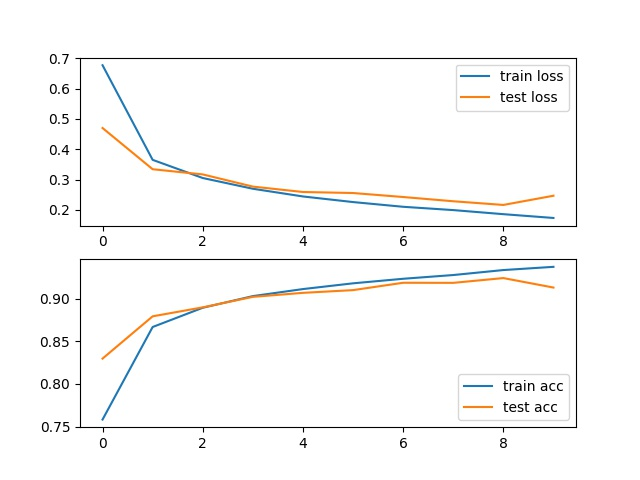

The script that saved this image:
#!/usr/bin/env python
# coding: utf-8

# In[ ]:


from __future__ import print_function
import torch
import time
import torch.nn as nn
import torch.nn.functional as F
import torchvision
import torchvision.transforms as transforms
from torch import optim
from torch.autograd import Variable
from torch.utils.data import DataLoader
from torchvision.transforms import ToPILImage
show=ToPILImage()
import numpy as np
import matplotlib.pyplot as plt

batchSize=16
 
##load data
transform = transforms.Compose([transforms.Resize(96),transforms.ToTensor(),transforms.Normalize((0.5), (0.5))])

trainset = torchvision.datasets.FashionMNIST(root='./data', train=True, download=True, transform=transform)
nb_train = int(0.8 * len(trainset))
nb_valid = int(0.2 * len(trainset))

trainset, validset = torch.utils.data.dataset.random_split(trainset, [nb_train, nb_valid])

trainloader = torch.utils.data.DataLoader(trainset, batch_size=batchSize, shuffle=True, num_workers=0)
validloader = torch.utils.data.DataLoader(trainset, batch_size=batchSize, shuffle=True)
 
testset = torchvision.datasets.FashionMNIST(root='./data', train=False, download=True, transform=transform)
testloader = torch.utils.data.DataLoader(testset, batch_size=batchSize, shuffle=False, num_workers=0)
 
classes = ('plane', 'car', 'bird', 'cat', 'deer', 'dog', 'frog', 'horse', 'ship', 'truck')
 
def imshow(img):
    img = img / 2 + 0.5
    npimg = img.numpy()
    plt.imshow(np.transpose(npimg, (1, 2, 0)))

####network
class Inception(nn.Module):
    def __init__(self, input_channels, n1x1, n3x3_reduce, n3x3, n5x5_reduce, n5x5, pool_proj):
        super().__init__()
 
        #1x1conv branch
        self.b1 = nn.Sequential(
            nn.Conv2d(input_channels, n1x1, kernel_size=1),
            nn.BatchNorm2d(n1x1),
            nn.ReLU(inplace=True)
        )
 
        #1x1conv -> 3x3conv branch
        self.b2 = nn.Sequential(
            nn.Conv2d(input_channels, n3x3_reduce, kernel_size=1),
            nn.BatchNorm2d(n3x3_reduce),
            nn.ReLU(inplace=True),
            nn.Conv2d(n3x3_reduce, n3x3, kernel_size=3, padding=1),
            nn.BatchNorm2d(n3x3),
            nn.ReLU(inplace=True)
        )
 
        #1x1conv -> 5x5conv branch
        #we use 2 3x3 conv filters stacked instead
        #of 1 5x5 filters to obtain the same receptive
        #field with fewer parameters
        self.b3 = nn.Sequential(
            nn.Conv2d(input_channels, n5x5_reduce, kernel_size=1),
            nn.BatchNorm2d(n5x5_reduce),
            nn.ReLU(inplace=True),
            nn.Conv2d(n5x5_reduce, n5x5, kernel_size=3, padding=1),
            nn.BatchNorm2d(n5x5, n5x5),
            nn.ReLU(inplace=True),
            nn.Conv2d(n5x5, n5x5, kernel_size=3, padding=1),
            nn.BatchNorm2d(n5x5),
            nn.ReLU(inplace=True)
        )
 
        #3x3pooling -> 1x1conv
        #same conv
        self.b4 = nn.Sequential(
            nn.MaxPool2d(3, stride=1, padding=1),
            nn.Conv2d(input_channels, pool_proj, kernel_size=1),
            nn.BatchNorm2d(pool_proj),
            nn.ReLU(inplace=True)
        )
 
    def forward(self, x):
        return torch.cat([self.b1(x), self.b2(x), self.b3(x), self.b4(x)], dim=1)

class GoogleNet(nn.Module):
 
    def __init__(self, num_class=10):
        super().__init__()
        self.prelayer = nn.Sequential(
            nn.Conv2d(1, 64, kernel_size=3, padding=1, bias=False),
            nn.BatchNorm2d(64),
            nn.ReLU(inplace=True),
            nn.Conv2d(64, 64, kernel_size=3, padding=1, bias=False),
            nn.BatchNorm2d(64),
            nn.ReLU(inplace=True),
            nn.Conv2d(64, 192, kernel_size=3, padding=1, bias=False),
            nn.BatchNorm2d(192),
            nn.ReLU(inplace=True),
        )
 
        #although we only use 1 conv layer as prelayer,
        #we still use name a3, b3.......
        self.a3 = Inception(192, 64, 96, 128, 16, 32, 32)
        self.b3 = Inception(256, 128, 128, 192, 32, 96, 64)
 
        ##"""In general, an Inception network is a network consisting of
        ##modules of the above type stacked upon each other, with occasional
        ##max-pooling layers with stride 2 to halve the resolution of the
        ##grid"""
        self.maxpool = nn.MaxPool2d(3, stride=2, padding=1)
 
        self.a4 = Inception(480, 192, 96, 208, 16, 48, 64)
        self.b4 = Inception(512, 160, 112, 224, 24, 64, 64)
        self.c4 = Inception(512, 128, 128, 256, 24, 64, 64)
        self.d4 = Inception(512, 112, 144, 288, 32, 64, 64)
        self.e4 = Inception(528, 256, 160, 320, 32, 128, 128)
 
        self.a5 = Inception(832, 256, 160, 320, 32, 128, 128)
        self.b5 = Inception(832, 384, 192, 384, 48, 128, 128)
 
        #input feature size: 8*8*1024
        self.avgpool = nn.AdaptiveAvgPool2d((1, 1))
        self.dropout = nn.Dropout2d(p=0.4)
        self.linear = nn.Linear(1024, num_class)
 
    def forward(self, x):
        x = self.prelayer(x)
        x = self.maxpool(x)
        x = self.a3(x)
        x = self.b3(x)
 
        x = self.maxpool(x)
 
        x = self.a4(x)
        x = self.b4(x)
        x = self.c4(x)
        x = self.d4(x)
        x = self.e4(x)
 
        x = self.maxpool(x)
 
        x = self.a5(x)
        x = self.b5(x)
 
        #"""It was found that a move from fully connected layers to
        #average pooling improved the top-1 accuracy by about 0.6%,
        #however the use of dropout remained essential even after
        #removing the fully connected layers."""
        x = self.avgpool(x)
        x = self.dropout(x)
        x = x.view(x.size()[0], -1)
        x = self.linear(x)
 
        return x

    
net = GoogleNet(10).cuda()
print (net)
criterion=nn.CrossEntropyLoss()
optimizer=optim.SGD(net.parameters(),lr=0.05,momentum=0.9) 

#train
train_losses = []
train_accs = []
test_losses = []
test_accs = []

epochs = 10
for epoch in range(epochs):
    #学習ループ
    running_loss = 0.0
    running_acc = 0.0
    for inputs, labels in trainloader:
        inputs = inputs.cuda()
        labels = labels.cuda()
        optimizer.zero_grad()
        output = net(inputs)
        loss = criterion(output, labels)
        loss.backward()
        running_loss += loss.item()
        pred = torch.argmax(output, dim=1)
        running_acc += torch.sum(pred == labels)
        optimizer.step()

    running_loss /= len(trainloader)
    running_acc = float(running_acc / len(trainloader.dataset))
    train_losses.append(running_loss)
    train_accs.append(running_acc)

    test_loss = 0.0
    test_acc = 0.0
    for inputs, labels in testloader:
        inputs = inputs.cuda()
        labels = labels.cuda()
        output = net(inputs)
        loss = criterion(output, labels)
        test_loss += loss.item()
        pred = torch.argmax(output, dim=1)
        test_acc += torch.sum(pred == labels)
    test_loss /= len(testloader)
    print(test_acc)
    print(len(testset))
    test_acc = float(test_acc / len(testset))
    test_losses.append(test_loss)
    test_accs.append(test_acc)

    print(f'epoch:{epoch}, '
          f'train_loss: {running_loss:.6f}, train_acc: {running_acc:.6f}, '
          f'test_loss: {test_loss:.6f}, test_acc: {test_acc:.6f}')

fig, ax = plt.subplots(2)
ax[0].plot(train_losses, label='train loss')
ax[0].plot(test_losses, label='test loss')
ax[0].legend()
ax[1].plot(train_accs, label='train acc')
ax[1].plot(test_accs, label='test acc')
ax[1].legend()
plt.savefig("q10.jpg")
